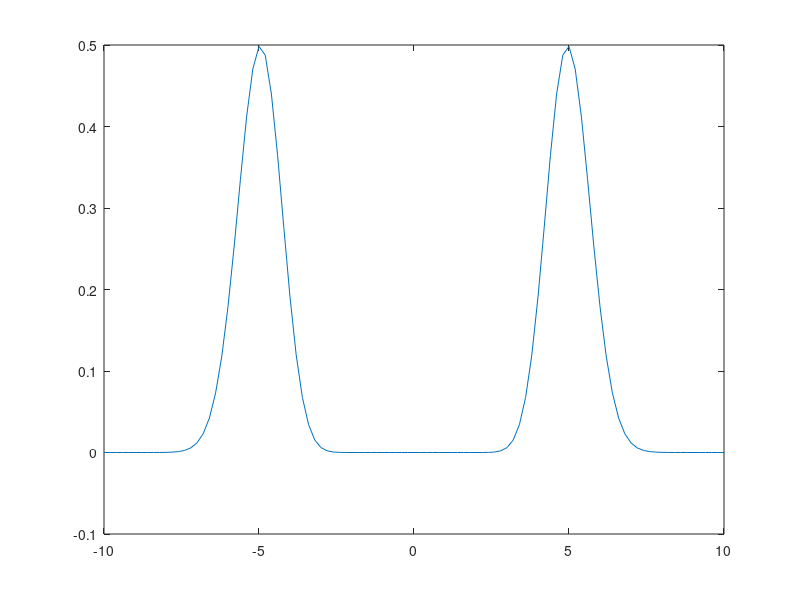

The MATLAB script that drew this image:
%function [x,t,u]=alembert()
	% risoluzione dell equazione d alembert
	%metodo differenze finite
L=20;
T=5;
nx=101;
nt=101;
c=1 ;      % velocita di propagazione unitaria
dx=L/(nx-1);
dt=T/(nt-1);
x=(-L/2: dx:L/2);
t=(0:dt:T);
u=zeros(nt,nx);
a=dt/dx;

%condizioni iniziali su u e sulla derivata prima rispetto al tempo
p=zeros(1,nx);
p=exp(-x.^2);
u(1,:)=p;
% condizione ai bordi
%u(:,1)=0;
%u(:,nx)=0;
% derivata prima nulla

for j=2:1:nx-1
	
	u(2,j)=0.5*a^2*(p(1,j-1)+p(1,j+1))+(1-a^2)*p(1,j);

end

% implementazione codice

for i=2:1:nt
	for j=2:1:nx-1
	
		u(i+1,j)=a^2*u(i,j-1)+2*(1-a^2)*u(i,j)+a^2*u(i,j+1)-u(i-1,j);
	end
	plot(x,u(i,:));
	pause(0.1);
end

pause()


